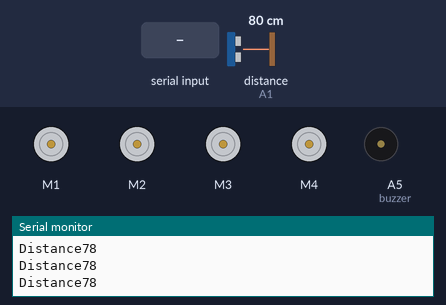
The sketch below on a simulated Arduino Uno, built with avr-gcc and run on an emulated ATmega328P. On the bench: 4 × DC motor (green arrow = forward, orange = backward, longer = faster), buzzer (waves = sounding, pin HIGH), the last lines printed to the serial monitor. Wiring (inferred from the names in the program): ultrasonic range finder: trigger A0; echo A1. Inputs (shaded band) come from the test bench; at power-on: distance to the obstacle (sensor on A1) 80 cm. The echo pulse lasts 58.3 µs per cm; pins used as bus, display or sensor lines are not drawn.

Above: at 1.2 s.
1.3 s: distance to the obstacle (sensor on A1) set to 23 cm
4.3 s: distance to the obstacle (sensor on A1) set to 19 cm
At 4.36 s:
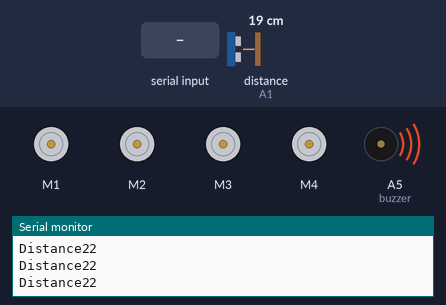
7.3 s: "R" received over the second serial link
At 7.42 s:
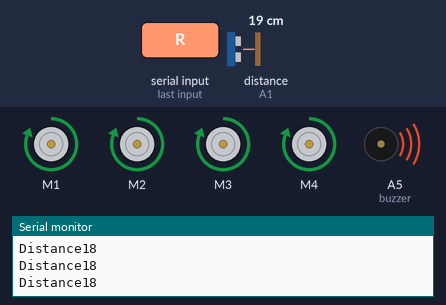
10.3 s: "L" received over the second serial link
At 10.37 s:
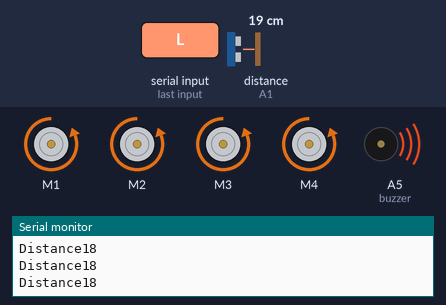
13.3 s: "B" received over the second serial link
At 13.43 s:
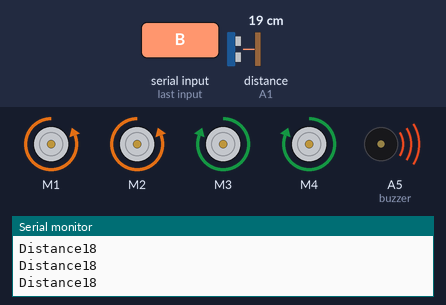
16.3 s: "F" received over the second serial link
At 16.38 s:
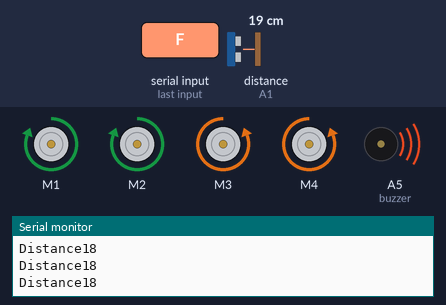
Timing chart, 0 to 19.3 s (numbered marks = the images above; inputs shaded):
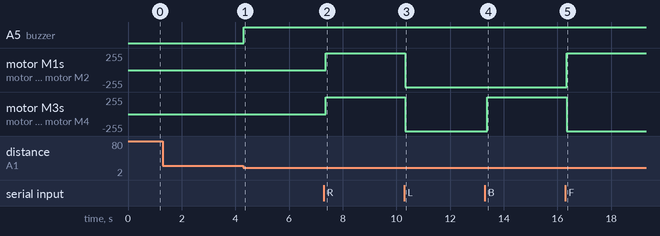

The sketch:

BLUETOOTH_CAR.ino
```cpp
#include <AFMotor_R4.h>
#include <SoftwareSerial.h>

SoftwareSerial bluetoothSerial(0, 1); // RX, TX

//initial motors pin
AF_DCMotor motor1(1);
AF_DCMotor motor2(2);
AF_DCMotor motor3(3);
AF_DCMotor motor4(4);

char command;

int duration;
int distance;
int safeDistance;
int trig = A0;
int echo = A1;

int BR_LED = A4;
int BL_LED = A3;

int buzzer = A5;

void setup() {
  Serial.begin(9600);

  bluetoothSerial.begin(9600);

  pinMode(trig, OUTPUT);
  pinMode(echo, INPUT);

  pinMode(buzzer, OUTPUT);
}

void loop() {

  digitalWrite(trig, LOW);
  delayMicroseconds(2);

  digitalWrite(trig, HIGH);
  delayMicroseconds(10);
  digitalWrite(trig, LOW);

  duration = pulseIn(echo, HIGH);

  distance = duration*0.034/2;

  safeDistance = distance;
  Serial.print("Distance");
  Serial.println(distance);

  if (bluetoothSerial.available() > 0) {
    command = bluetoothSerial.read();

    Stop();

    if(safeDistance <= 15){
      Serial.println("Not safe");
      forward();
      delay(250);
    }
    else{
      switch (command) {
      case 'R': forward(); break;
      case 'L': back(); break;
      case 'B': left(); break;
      case 'F': right(); break;
      }
    }
  }

  if(safeDistance <= 20){
    digitalWrite(buzzer, HIGH);
    Back_LightON();
    delay(100);
    digitalWrite(buzzer, LOW);
    Back_LightOFF();
  }
}

void Stop()//stop the motor when release the button
{
  motor1.setSpeed(0);
  motor1.run(RELEASE);
  motor2.setSpeed(0);
  motor2.run(RELEASE);
  motor3.setSpeed(0);
  motor3.run(RELEASE);
  motor4.setSpeed(0);
  motor4.run(RELEASE);
}

void forward()//rotate the motor clockwise
{
  motor1.setSpeed(255);
  motor1.run(FORWARD);
  motor2.setSpeed(255);
  motor2.run(FORWARD);
  motor3.setSpeed(255);
  motor3.run(FORWARD);
  motor4.setSpeed(255);
  motor4.run(FORWARD);
}

void back()//rotate the motor anti-clockwise
{
  motor1.setSpeed(255);
  motor1.run(BACKWARD);
  motor2.setSpeed(255);
  motor2.run(BACKWARD);
  motor3.setSpeed(255);
  motor3.run(BACKWARD);
  motor4.setSpeed(255);
  motor4.run(BACKWARD);
}

void left()//rotate the first 2 anti-clockwise & rotate the last 2 clockwise
{
  motor1.setSpeed(255);
  motor1.run(BACKWARD);
  motor2.setSpeed(255);
  motor2.run(BACKWARD);
  motor3.setSpeed(255);
  motor3.run(FORWARD);
  motor4.setSpeed(255);
  motor4.run(FORWARD);
}

void right()//rotate the first 2 clockwise & rotate the last 2 anti-clockwise
{
  motor1.setSpeed(255);
  motor1.run(FORWARD);
  motor2.setSpeed(255);
  motor2.run(FORWARD);
  motor3.setSpeed(255);
  motor3.run(BACKWARD);
  motor4.setSpeed(255);
  motor4.run(BACKWARD);
}

void Back_LightON()
{
  digitalWrite(BR_LED, HIGH);
  digitalWrite(BL_LED, HIGH);
}
void Back_LightOFF()
{
  digitalWrite(BR_LED, LOW);
  digitalWrite(BL_LED, LOW);

}
```

Measured:
- the behaviour switches between 22 and 21 cm on distance to the obstacle (sensor on A1) (found by bisection; images 0 and 1)
- after the input at 4.3 s, A5 (buzzer): LOW → HIGH at once
- after the input at 7.3 s, motor M1–4: stopped → forward 255/255 after 0.07 s
- after the input at 10.3 s, motor M1–4: forward 255/255 → backward 255/255 at once
- after the input at 13.3 s, motor M3, motor M4: backward 255/255 → forward 255/255 after 0.08 s
- after the input at 16.3 s, motor M1, motor M2: backward 255/255 → forward 255/255 at once; motor M3, motor M4: forward 255/255 → backward 255/255 at once
